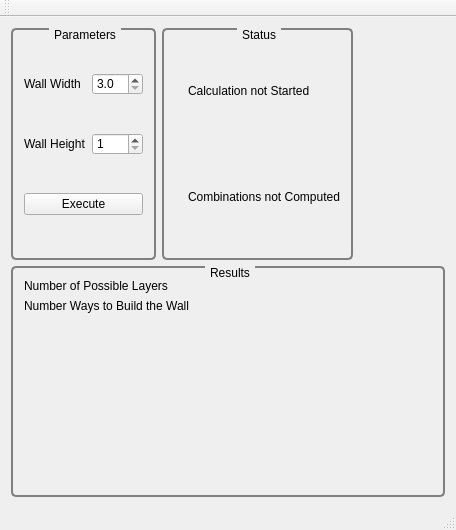
<?xml version="1.0" encoding="UTF-8"?>
<ui version="4.0">
 <class>CodeSampleWindow</class>
 <widget class="QMainWindow" name="CodeSampleWindow">
  <property name="geometry">
   <rect>
    <x>0</x>
    <y>0</y>
    <width>456</width>
    <height>530</height>
   </rect>
  </property>
  <property name="windowTitle">
   <string>CodeSampleWindow</string>
  </property>
  <property name="styleSheet">
   <string notr="true"> QGroupBox {
     border: 2px solid gray;
     border-radius: 5px;
     margin-top: 1ex; /* leave space at the top for the title */

 }

QGroupBox::title {
     subcontrol-origin: margin;
     subcontrol-position: top center; /* position at the top center */
     padding: 0 3px;
 }</string>
  </property>
  <widget class="QWidget" name="centralWidget">
   <layout class="QGridLayout" name="gridLayout_2">
    <item row="1" column="0" colspan="3">
     <widget class="QGroupBox" name="resultsBox">
      <property name="styleSheet">
       <string notr="true"/>
      </property>
      <property name="title">
       <string>Results</string>
      </property>
      <property name="alignment">
       <set>Qt::AlignCenter</set>
      </property>
      <layout class="QFormLayout" name="formLayout">
       <item row="0" column="0">
        <widget class="QLabel" name="layersLabel">
         <property name="text">
          <string>Number of Possible Layers </string>
         </property>
        </widget>
       </item>
       <item row="1" column="0">
        <widget class="QLabel" name="combinationsLabel">
         <property name="text">
          <string>Number Ways to Build the Wall</string>
         </property>
        </widget>
       </item>
       <item row="0" column="1">
        <widget class="QLabel" name="layerNumberLabel">
         <property name="text">
          <string/>
         </property>
        </widget>
       </item>
       <item row="1" column="1">
        <widget class="QLabel" name="comboNumberLabel">
         <property name="text">
          <string/>
         </property>
        </widget>
       </item>
      </layout>
     </widget>
    </item>
    <item row="0" column="0">
     <widget class="QGroupBox" name="parametersBox">
      <property name="styleSheet">
       <string notr="true"/>
      </property>
      <property name="title">
       <string>Parameters</string>
      </property>
      <property name="alignment">
       <set>Qt::AlignCenter</set>
      </property>
      <property name="flat">
       <bool>false</bool>
      </property>
      <layout class="QGridLayout" name="gridLayout">
       <item row="0" column="0">
        <widget class="QLabel" name="widthLabel">
         <property name="text">
          <string>Wall Width</string>
         </property>
        </widget>
       </item>
       <item row="0" column="1">
        <widget class="QDoubleSpinBox" name="widthBox">
         <property name="decimals">
          <number>1</number>
         </property>
         <property name="minimum">
          <double>3.000000000000000</double>
         </property>
         <property name="maximum">
          <double>48.000000000000000</double>
         </property>
         <property name="singleStep">
          <double>1.500000000000000</double>
         </property>
        </widget>
       </item>
       <item row="1" column="0">
        <widget class="QLabel" name="heightLabel">
         <property name="text">
          <string>Wall Height</string>
         </property>
        </widget>
       </item>
       <item row="1" column="1">
        <widget class="QSpinBox" name="heightBox">
         <property name="minimum">
          <number>1</number>
         </property>
         <property name="maximum">
          <number>10</number>
         </property>
        </widget>
       </item>
       <item row="2" column="0" colspan="2">
        <widget class="QPushButton" name="execButton">
         <property name="text">
          <string>Execute</string>
         </property>
        </widget>
       </item>
      </layout>
     </widget>
    </item>
    <item row="0" column="1">
     <widget class="QGroupBox" name="statusBox">
      <property name="styleSheet">
       <string notr="true"/>
      </property>
      <property name="title">
       <string>Status</string>
      </property>
      <property name="alignment">
       <set>Qt::AlignCenter</set>
      </property>
      <property name="flat">
       <bool>true</bool>
      </property>
      <property name="checkable">
       <bool>false</bool>
      </property>
      <layout class="QGridLayout" name="gridLayout_3">
       <item row="0" column="0">
        <widget class="QLabel" name="treeAnimationLabel">
         <property name="text">
          <string/>
         </property>
         <property name="pixmap">
          <pixmap resource="icons.qrc">:/icons/empty.gif</pixmap>
         </property>
         <property name="alignment">
          <set>Qt::AlignCenter</set>
         </property>
        </widget>
       </item>
       <item row="0" column="1">
        <widget class="QLabel" name="treeStatusLabel">
         <property name="text">
          <string>Calculation not Started</string>
         </property>
        </widget>
       </item>
       <item row="1" column="0">
        <widget class="QLabel" name="comparisonAnimationLabel">
         <property name="text">
          <string/>
         </property>
         <property name="pixmap">
          <pixmap resource="icons.qrc">:/icons/empty.gif</pixmap>
         </property>
        </widget>
       </item>
       <item row="1" column="1">
        <widget class="QLabel" name="comparisonStatusLabel">
         <property name="text">
          <string>Combinations not Computed</string>
         </property>
        </widget>
       </item>
      </layout>
     </widget>
    </item>
   </layout>
  </widget>
  <widget class="QMenuBar" name="menuBar">
   <property name="geometry">
    <rect>
     <x>0</x>
     <y>0</y>
     <width>456</width>
     <height>25</height>
    </rect>
   </property>
  </widget>
  <widget class="QToolBar" name="mainToolBar">
   <attribute name="toolBarArea">
    <enum>TopToolBarArea</enum>
   </attribute>
   <attribute name="toolBarBreak">
    <bool>false</bool>
   </attribute>
  </widget>
  <widget class="QStatusBar" name="statusBar"/>
 </widget>
 <layoutdefault spacing="6" margin="11"/>
 <resources>
  <include location="icons.qrc"/>
 </resources>
 <connections/>
</ui>
